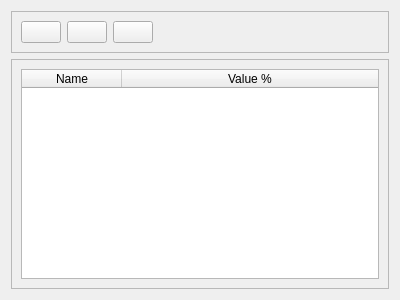
<?xml version="1.0" encoding="UTF-8"?>
<ui version="4.0">
 <class>TaxRatesListView</class>
 <widget class="QWidget" name="TaxRatesListView">
  <property name="geometry">
   <rect>
    <x>0</x>
    <y>0</y>
    <width>400</width>
    <height>300</height>
   </rect>
  </property>
  <property name="windowTitle">
   <string>Manage Tax Rates</string>
  </property>
  <layout class="QVBoxLayout" name="verticalLayout_2">
   <item>
    <widget class="QFrame" name="frame_2">
     <property name="frameShape">
      <enum>QFrame::StyledPanel</enum>
     </property>
     <property name="frameShadow">
      <enum>QFrame::Raised</enum>
     </property>
     <layout class="QHBoxLayout" name="horizontalLayout">
      <item>
       <widget class="QPushButton" name="addTaxRatePushButton">
        <property name="toolTip">
         <string>Add new tax rate</string>
        </property>
        <property name="text">
         <string/>
        </property>
        <property name="icon">
         <iconset resource="../../images.qrc">
          <normaloff>:/images/manufacturers/add_manufacturer.png</normaloff>:/images/manufacturers/add_manufacturer.png</iconset>
        </property>
        <property name="iconSize">
         <size>
          <width>40</width>
          <height>40</height>
         </size>
        </property>
       </widget>
      </item>
      <item>
       <widget class="QPushButton" name="editTaxRatePushButton">
        <property name="toolTip">
         <string>Edit tax rate</string>
        </property>
        <property name="text">
         <string/>
        </property>
        <property name="icon">
         <iconset resource="../../images.qrc">
          <normaloff>:/images/manufacturers/edit_manufacturer.png</normaloff>:/images/manufacturers/edit_manufacturer.png</iconset>
        </property>
        <property name="iconSize">
         <size>
          <width>40</width>
          <height>40</height>
         </size>
        </property>
       </widget>
      </item>
      <item>
       <widget class="QPushButton" name="removeTaxRatePushButton">
        <property name="toolTip">
         <string>Remove tax rate</string>
        </property>
        <property name="text">
         <string/>
        </property>
        <property name="icon">
         <iconset resource="../../images.qrc">
          <normaloff>:/images/manufacturers/remove_manufacturer.png</normaloff>:/images/manufacturers/remove_manufacturer.png</iconset>
        </property>
        <property name="iconSize">
         <size>
          <width>40</width>
          <height>40</height>
         </size>
        </property>
       </widget>
      </item>
      <item>
       <spacer name="horizontalSpacer">
        <property name="orientation">
         <enum>Qt::Horizontal</enum>
        </property>
        <property name="sizeHint" stdset="0">
         <size>
          <width>83</width>
          <height>20</height>
         </size>
        </property>
       </spacer>
      </item>
     </layout>
    </widget>
   </item>
   <item>
    <widget class="QFrame" name="frame">
     <property name="frameShape">
      <enum>QFrame::StyledPanel</enum>
     </property>
     <property name="frameShadow">
      <enum>QFrame::Raised</enum>
     </property>
     <layout class="QVBoxLayout" name="verticalLayout">
      <item>
       <widget class="QTableWidget" name="taxRatesTableWidget">
        <property name="editTriggers">
         <set>QAbstractItemView::NoEditTriggers</set>
        </property>
        <property name="selectionMode">
         <enum>QAbstractItemView::SingleSelection</enum>
        </property>
        <property name="selectionBehavior">
         <enum>QAbstractItemView::SelectRows</enum>
        </property>
        <attribute name="horizontalHeaderStretchLastSection">
         <bool>true</bool>
        </attribute>
        <column>
         <property name="text">
          <string>Name</string>
         </property>
        </column>
        <column>
         <property name="text">
          <string>Value %</string>
         </property>
        </column>
       </widget>
      </item>
     </layout>
    </widget>
   </item>
  </layout>
 </widget>
 <resources>
  <include location="../../images.qrc"/>
 </resources>
 <connections/>
</ui>
